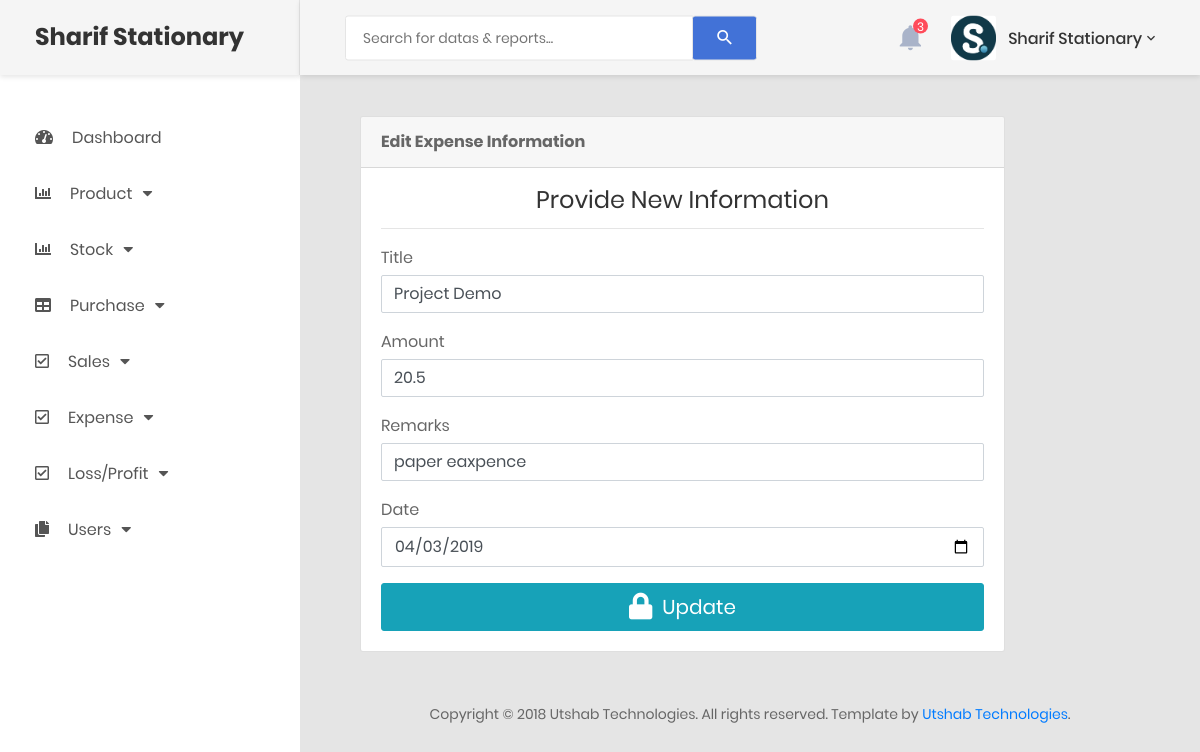
The app's page /inc.process/edit_expense_process.php?id=1 (signed in) with its own data.
### tables this page shows
CREATE TABLE `expense` (
  `id` int(11) NOT NULL,
  `title` text NOT NULL,
  `amount` text NOT NULL,
  `remarks` text NOT NULL,
  `date` date NOT NULL
);

### inc.process/edit_expense_process.php (the view, shortened to what this page needs)
<?php
$id=$_GET['id'];
?>
<?php include 'header.php'; ?>
            <div class="main-content">
                <div class="section__content section__content--p30">
                    <div class="container-fluid">
                            <?php
                            $query1="select * from expense where id=$id ";
							$query1_run=mysqli_query($connect , $query1);
							while($row=mysqli_fetch_array($query1_run)){
								$title=$row['title'];
								$amount=$row['amount'];
								$remarks=$row['remarks'];
								$date=$row['date'];
							}
                            ?>
                                <form action="edit_expense_process_func.php?id=<?php echo $id; ?>" method="POST">
                                    <div class="col-lg-10">
                                <div class="card">
                                    <div class="card-header"><b>Edit Expense Information</b></div>
                                    <div class="card-body">
                                        <div class="card-title">
                                            <h3 class="text-center title-2">Provide New Information</h3>
                                        </div>
                                        <hr>
                                        <form action="" method="post" novalidate="novalidate">
                                            <div class="form-group">
                                                <label for="title" class="control-label mb-1">Title</label>
                                                <input id="title" name="title" type="text" class="form-control" value="<?php echo $title; ?>" >
                                            </div>
                                            <div class="form-group has-success">
                                                <label for="amount" class="control-label mb-1">Amount</label>
                                                <input id="amount" name="amount" type="text" class="form-control " value="<?php echo $amount; ?>">
                                            </div>
                                            <div class="form-group has-success">
                                                <label for="remarks" class="control-label mb-1">Remarks</label>
                                                <input id="remarks" name="remarks" type="text" class="form-control " value="<?php echo $remarks; ?>">
                                            </div>
                                            <div class="form-group">
                                                <label for="date" class="control-label mb-1">Date</label>
                                                <input id="date" name="date" type="date" class="form-control " value="<?php echo $date; ?>">
                                            </div>
                                            <div>
                                                <button id="payment-button" type="submit" name="submit" class="btn btn-lg btn-info btn-block">
                                                    <i class="fa fa-lock fa-lg"></i>&nbsp;
                                                    <span id="payment-button-amount">Update</span>
                                                </button>
                                            </div>
                                        </form>
                                    </div>
                                </div>
                            </div>
                                </form>
                        <div class="row">
                            <div class="col-md-12">
                                <div class="copyright">
                                    <p>Copyright © 2018 Utshab Technologies. All rights reserved. Template by <a href="https://colorlib.com">Utshab Technologies</a>.</p>
                                </div>
                            </div>
                        </div>
                    </div>
                </div>
            </div>
        <?php require 'footer.php' ?>

### records on screen
expense: title "Project Demo", amount "20.5", remarks "paper eaxpence", date "04/03/2019"
